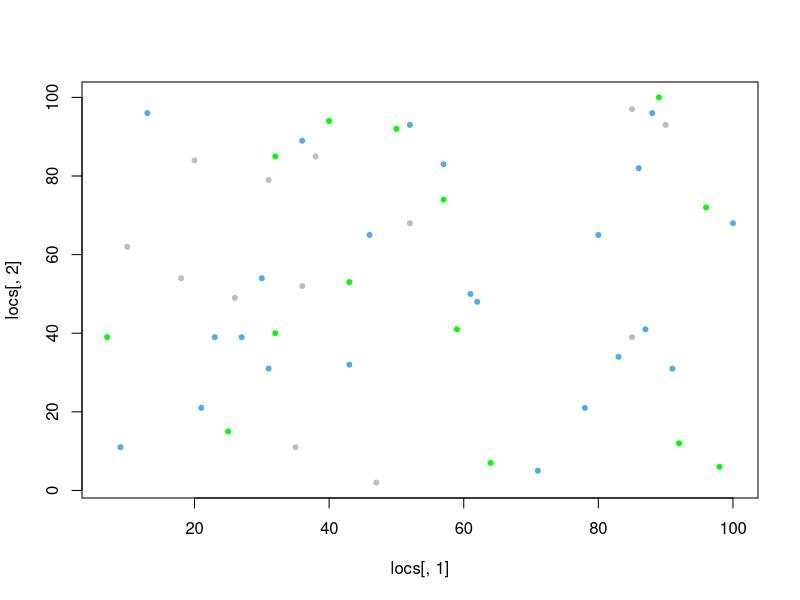

The R source for this figure:


setwd("/Volumes/HHD/Users/yun-shaosung/HDD_Doc/NYU/heuristic/problem4/")
locs = read.table("input_points.txt",sep="\t", header=F)

color <-c(1:length(locs[,3]))
color[locs[,3]>100]="gray"
color[locs[,3]>50 & locs[,3]<=100]="#4aaeee"
color[locs[,3]<=50]="#00ff00"

plot(locs[,1], locs[,2], col=color, pch=20)

